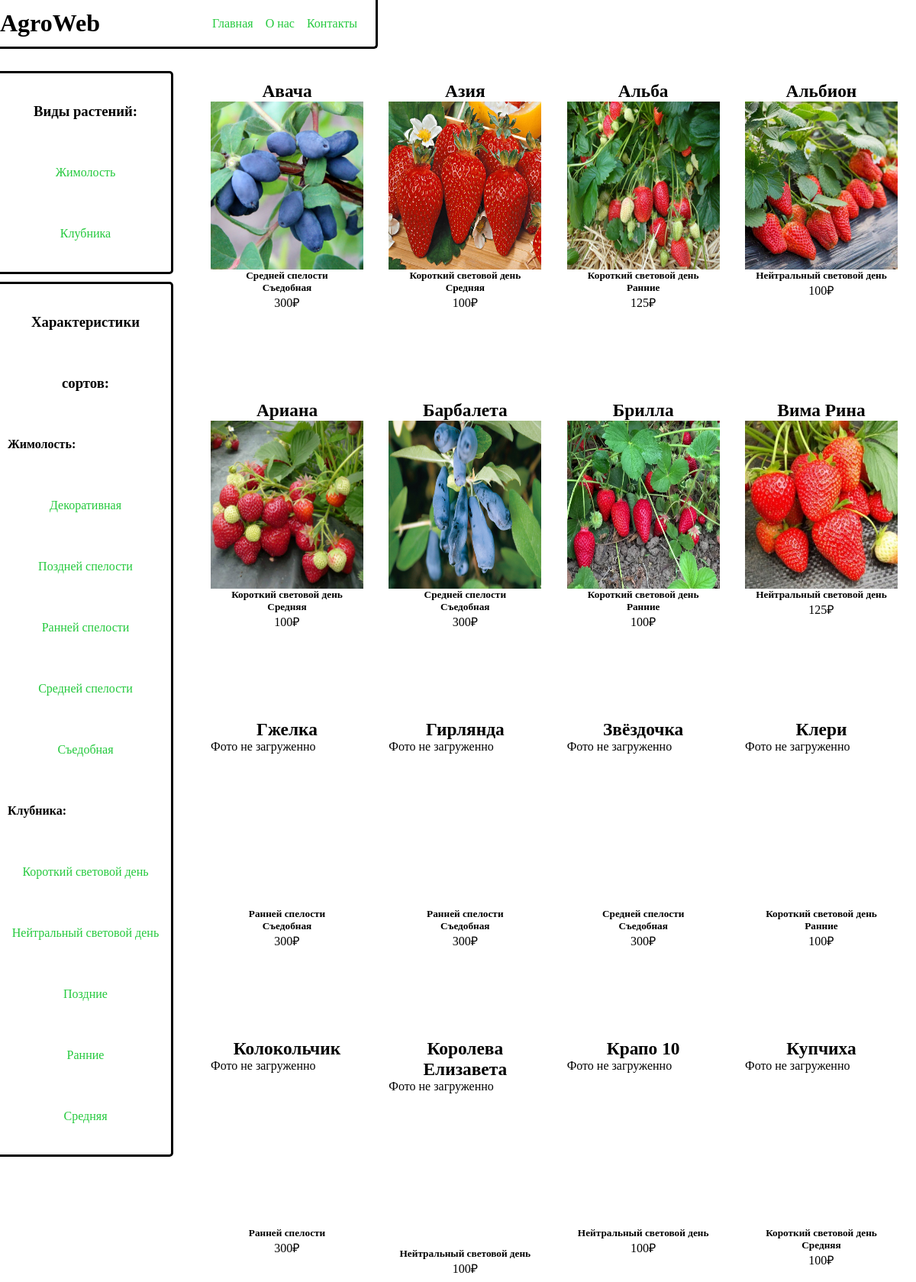
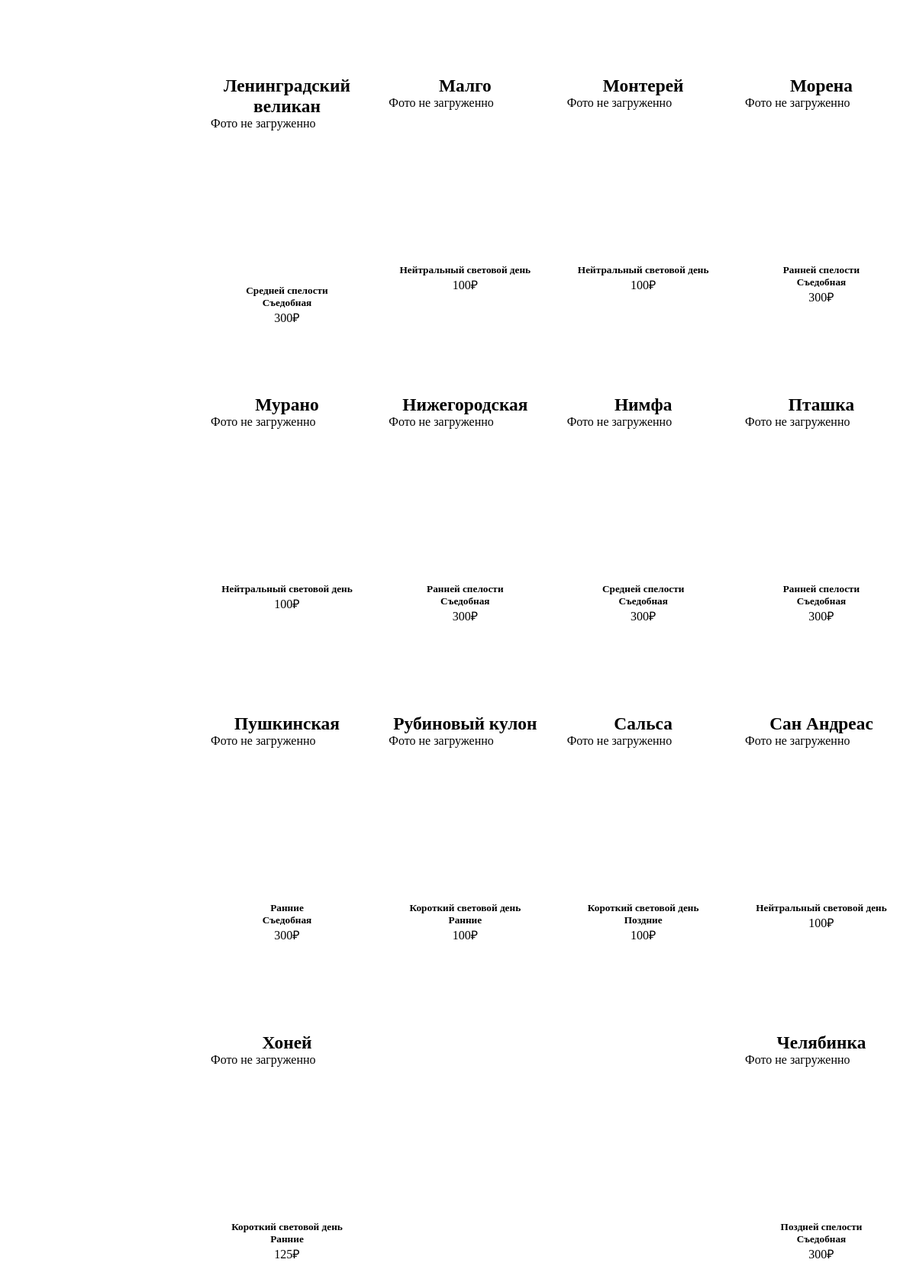
/compot/, run on the app's committed database (2 pictures, top to bottom).
### Catalog/models.py (models this page shows, shortened)
class Kind(models.Model):
    name = models.CharField(max_length=50, db_index=True)
    slug = models.SlugField(max_length=100, db_index=True, unique=True)
    class Meta:
        ordering = ("name", )
        verbose_name = "Вид товара"
        verbose_name_plural = "Виды товаров"

class Category(models.Model):
    name = models.CharField(max_length=100, db_index=True)
    slug = models.SlugField(max_length=150, db_index=True, unique=True)
    category = models.ForeignKey(Kind,
                                 on_delete=models.CASCADE,
                                 blank=True,
                                 null=True,
                                 )
    class Meta:
        ordering = ("name", )
        verbose_name = "Расшифровка"
        verbose_name_plural = "Расшифровки"
    def __str__(self):
        return self.name

class Product(models.Model):
    kind = models.ForeignKey(Kind,
                             related_name="kinds",
                             on_delete=models.CASCADE,
                             blank=True,
                             null=True
                             )
    category = models.ManyToManyField(Category,
                                      related_name="categories",
                                      blank=True,
                                      )
    name = models.CharField(max_length=75, db_index=True)
    slug = models.SlugField(max_length=200, db_index=True, unique=True)
    image = models.ImageField(upload_to="products/", blank=True)
    price = models.DecimalField(max_digits=4, decimal_places=0)
    stock = models.PositiveIntegerField()
    available = models.BooleanField(default=True)
    created = models.DateTimeField(auto_now_add=True)
    updated = models.DateTimeField(auto_now=True)
    class Meta:
        ordering = ("name",)
        index_together = (("id", "slug"), )
        verbose_name = "Товар"
        verbose_name_plural = "Товары"

### Catalog/views.py (the view)
# urls.py: path('', views.product_list, name="product_list"),
def product_list(request, kind_slug=None, category_slug=None):
    kind = None
    kinds = Kind.objects.all()
    category = None
    categories = Category.objects.all()
    products = Product.objects.all().filter(available=True)
    if category_slug:
        category = get_object_or_404(Category, slug=category_slug)
        products = products.filter(category=category)
        kind = category.category
    elif kind_slug:
        kind = get_object_or_404(Kind, slug=kind_slug)
        products = products.filter(kind=kind)
        categories = categories.filter(category=kind)
    return render(request, "Catalog/product/list.html", {"kind": kind, "kinds": kinds, "products": products, "categories": categories})

### Catalog/templates/Catalog/product/list.html (shortened to what this page needs)
{% extends "Catalog/base.html" %}
{% load static %}
{% block aside-kind %}
    {% if not kind %}
        {% for kind in kinds %}
            <p><a href="/compot/filter/{{kind.slug}}">{{kind.name}}</a></p>
        {% endfor %}
    {% elif kind %}
        {% for kin in kinds %}
            {% if not kin.name == kind.name %}
                <p><a href="/compot/filter/{{kin.slug}}">{{kin.name}}</a></p>
            {% endif %}
        {% endfor %}
    {% endif %}
{% endblock %}
{% block filter %}
    {% if not kind %}
        {% for kind in kinds %}
            <div class="table"><h4>{{kind.name}}:</h4></div>
            {% for category in categories %}
                {% if category.category == kind %}
                    <p><a href="/compot/filter/{{kind.slug}}/{{category.slug}}">{{category.name}}</a></p>
                {% endif %}
            {% endfor %}
        {% endfor %}
    {% elif kind %}
        {% for category in categories %}
            {% if category.category == kind %}
                <p><a href="/compot/filter/{{kind.slug}}/{{category.slug}}">{{category.name}}</a></p>
            {% endif %}
        {% endfor %}
    {% endif %}
{% endblock %}
{% block content %}
    {% for product in products %}
    <div class="card">
        <div class="card-name">
            <h3>{{product.name}}</h3>
        </div>
        <div class="card-img">
            {% if product.image %}
                <img class='card-img' src="{{ product.image.url }}">
            {% else %}
                <p>Фото не загруженно</p>
            {% endif %}
        </div>
        <h5>
            {% for category in product.category.all %}
            <div class="card-info">
                <p>{{category}}</p>
            </div>
            {% endfor %}
        </h5>
        <div class="card-info">
            <p>{{product.price}}₽</p>
        </div>
    </div>
    {% endfor %}
{% endblock %}

### Catalog/static/Catalog/css/base.css (style rules this page uses)
* { margin: 0; padding: 0; }
.card-img { height: 220px; width: 200px; }
.aside-kind-category > p > a { text-decoration: none; color: #24c93d; }
.filter-aside > p > a { text-decoration: none; color: #24c93d; }
.table { text-align: left; }
.card { display: block; width: 200px; height: 400px; margin-top: 2%; }
.card-name { text-align: center; font-family: cursive; font-size: 20px; }
.card-info { text-align: center; font-family: cursive; }

### data on the page
Kind: name "Жимолость"
Kind: name "Клубника"
Category: name "Декоративная"
Category: name "Поздней спелости"
Category: name "Ранней спелости"
Category: name "Средней спелости"
Category: name "Съедобная"
Category: name "Короткий световой день"
Category: name "Нейтральный световой день"
Category: name "Поздние"
Category: name "Ранние"
Category: name "Средняя"
Product: name "Авача", image (picture), price "300"
Product: name "Азия", image (picture), price "100"
Product: name "Альба", image (picture), price "125"
Product: name "Альбион", image (picture), price "100"
Product: name "Ариана", image (picture), price "100"
Product: name "Барбалета", image (picture), price "300"
Product: name "Брилла", image (picture), price "100"
Product: name "Вима Рина", image (picture), price "125"
Product: name "Гжелка", image "Фото не загруженно", price "300"
Product: name "Гирлянда", image "Фото не загруженно", price "300"
Product: name "Звёздочка", image "Фото не загруженно", price "300"
Product: name "Клери", image "Фото не загруженно", price "100"
Product: name "Колокольчик", image "Фото не загруженно", price "300"
Product: name "Королева Елизавета", image "Фото не загруженно", price "100"
Product: name "Крапо 10", image "Фото не загруженно", price "100"
Product: name "Купчиха", image "Фото не загруженно", price "100"
Product: name "Ленинградский великан", image "Фото не загруженно", price "300"
Product: name "Малго", image "Фото не загруженно", price "100"
Product: name "Монтерей", image "Фото не загруженно", price "100"
Product: name "Морена", image "Фото не загруженно", price "300"
Product: name "Мурано", image "Фото не загруженно", price "100"
Product: name "Нижегородская", image "Фото не загруженно", price "300"
Product: name "Нимфа", image "Фото не загруженно", price "300"
Product: name "Пташка", image "Фото не загруженно", price "300"
Product: name "Пушкинская", image "Фото не загруженно", price "300"
Product: name "Рубиновый кулон", image "Фото не загруженно", price "100"
Product: name "Сальса", image "Фото не загруженно", price "100"
Product: name "Сан Андреас", image "Фото не загруженно", price "100"
Product: name "Хоней", image "Фото не загруженно", price "125"
Product: name "Челябинка", image "Фото не загруженно", price "300"
